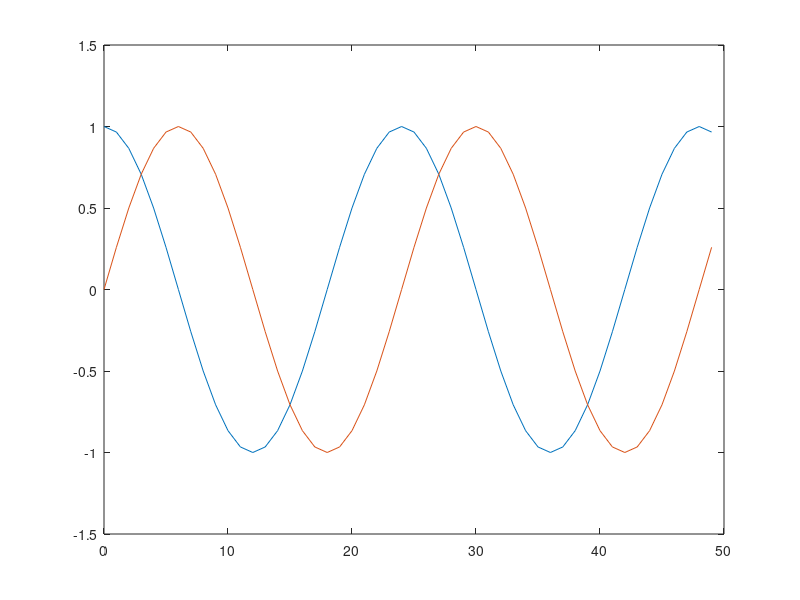
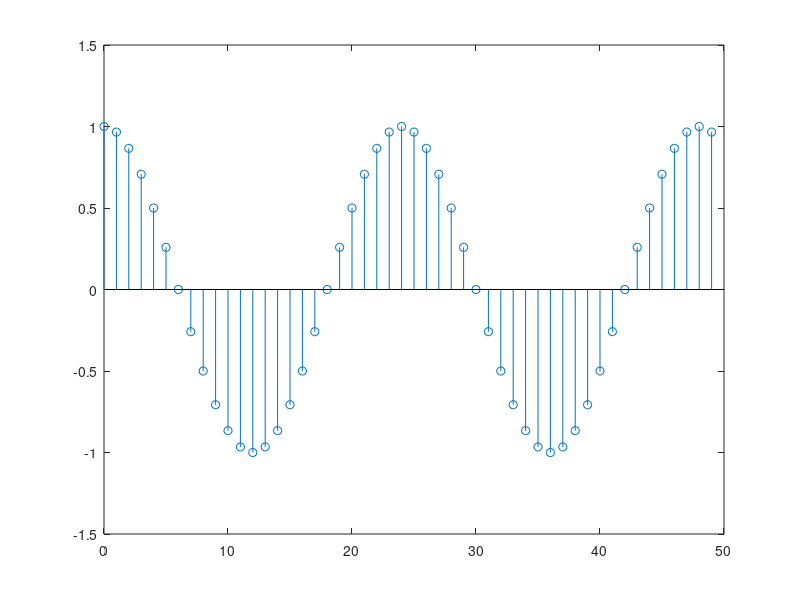
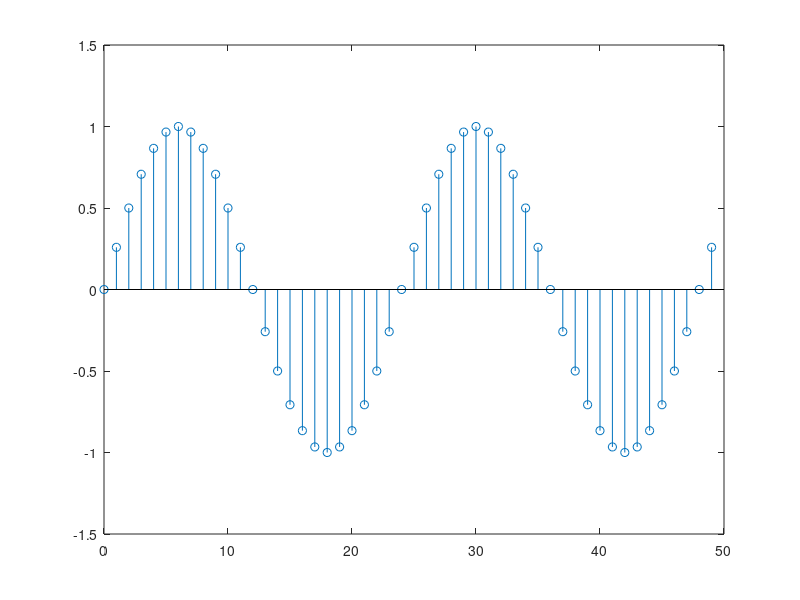

The MATLAB script that drew these images, in order:
clc;clear all; close all;
w0 = pi/12;
yci = cos(w0);
ysi = -sin(w0);

for n=1:50
    yc(n) = cos(w0)*yci-sin(w0)*ysi;
    ys(n) = sin(w0)*yci+cos(w0)*ysi;
    ysi = ys(n);
    yci = yc(n);
end

n = 0:49;
plot(n,yc,n,ys);
figure,stem(n,yc);
figure,stem(n,ys);
